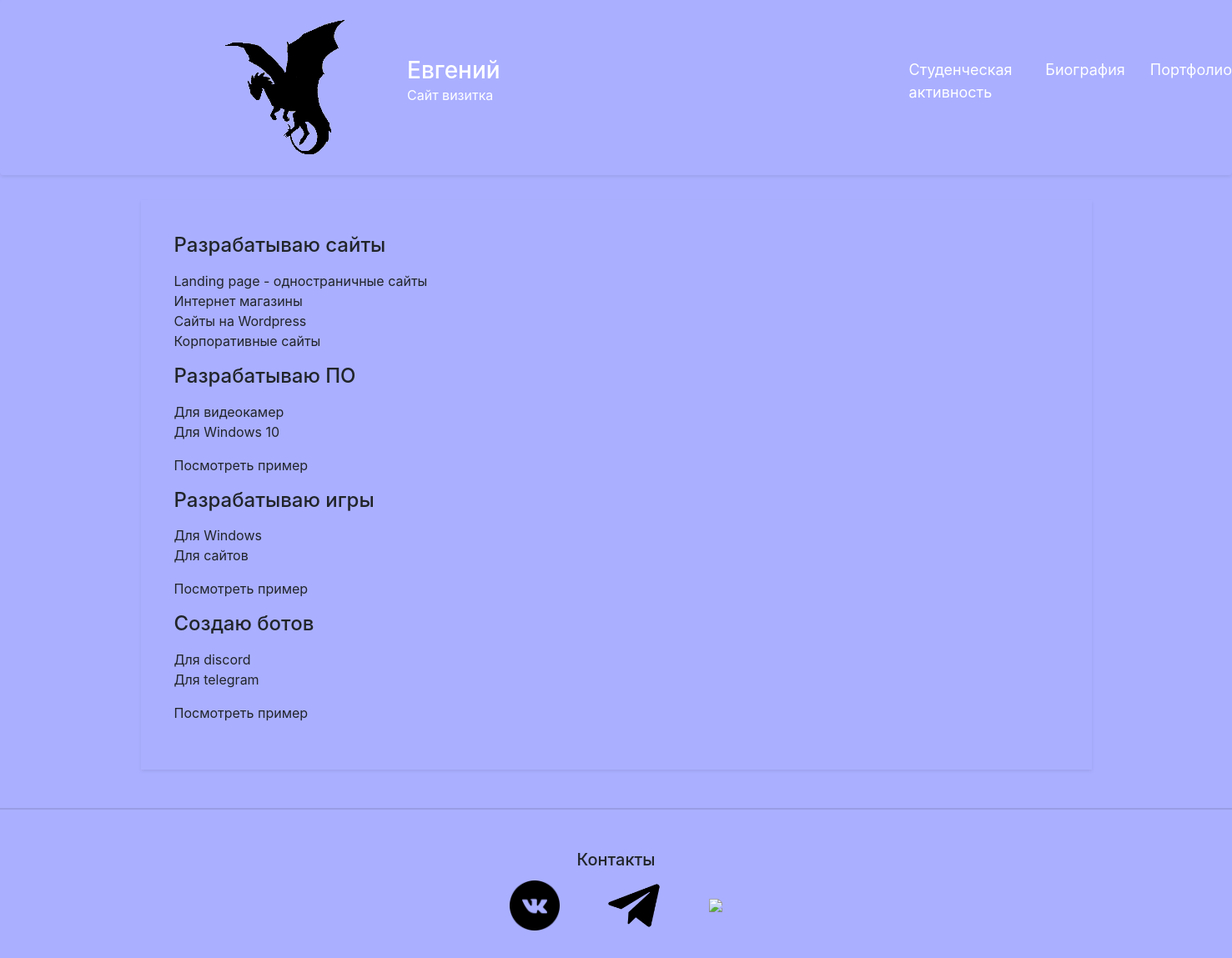
The page / on the database its author committed.
### mainWindow/models.py (models this page shows)
class Info(models.Model):
    title = models.CharField(max_length=255)
    text = models.TextField()

### mainWindow/views.py (the view)
# urls.py: 2. Add a URL to urlpatterns:  path('', views.home, name='home')
def home(request):
    src_text = []
    for i in range(len(Portfolio.objects.all())):
        src_text.append(f"mainWindow/media/img_{i}/im_1.png")
    data = {
        "title": "Главная страница",
        "info": Info.objects.all(),
        "src_text": src_text,
    }
    return render(request, "home.html", data)

### mainWindow/templates/home.html (shortened to what this page needs)
{% extends 'include/main.html' %}
{% block main_section %}{% endblock main_section %}

### mainWindow/static/mainWindow/css/main.css (style rules this page uses)
.new_body { background-color: #aaafff; }
.remove_link_decoration { text-decoration: none; color: inherit; }

### rows shown on the page
Info: title+text "Разрабатываю сайты Landing page - одностраничные сайты Интернет магазины Сайты на Wordpress Корпоративные сайты"
Info: title+text "Разрабатываю ПО Для видеокамер Для Windows 10 Посмотреть пример"
Info: title+text "Разрабатываю игры Для Windows Для сайтов Посмотреть пример"
Info: title+text "Создаю ботов Для discord Для telegram Посмотреть пример"
